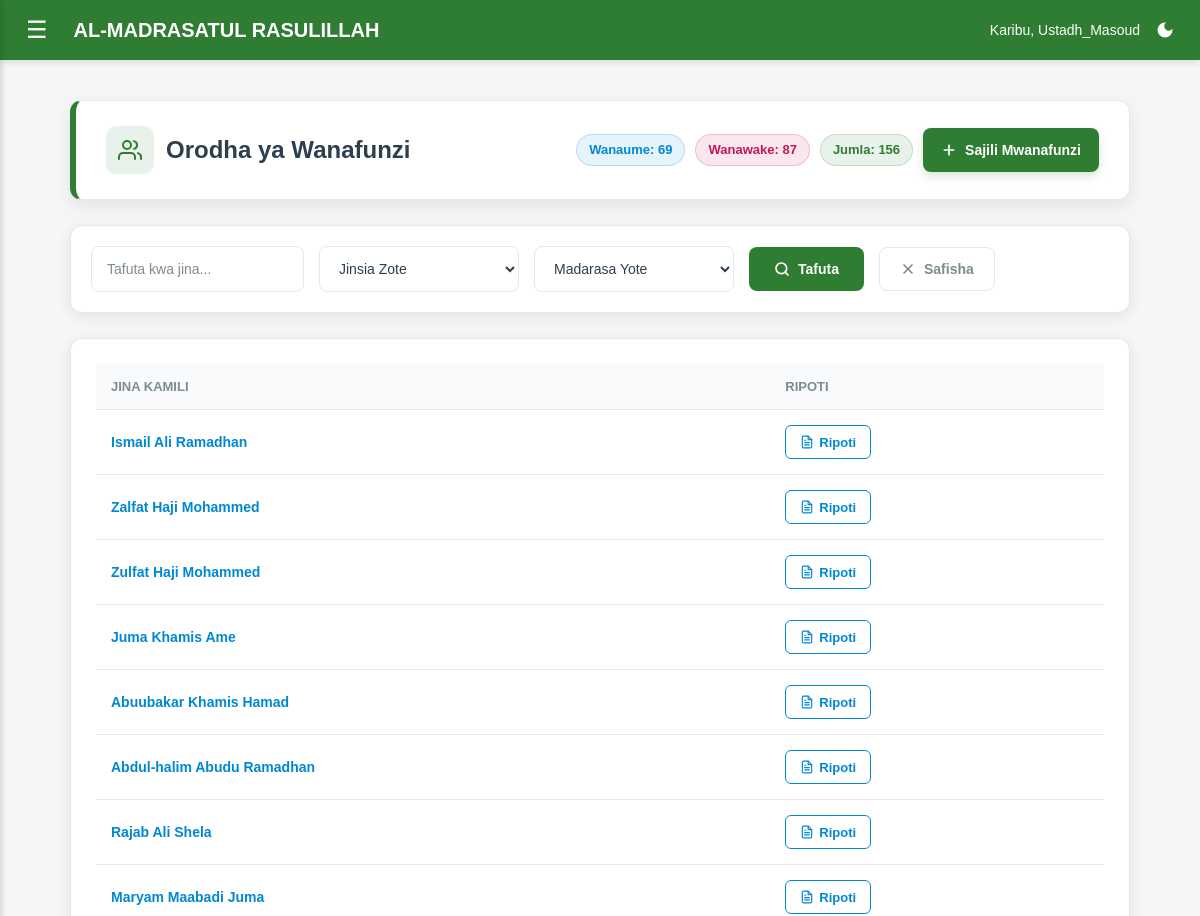
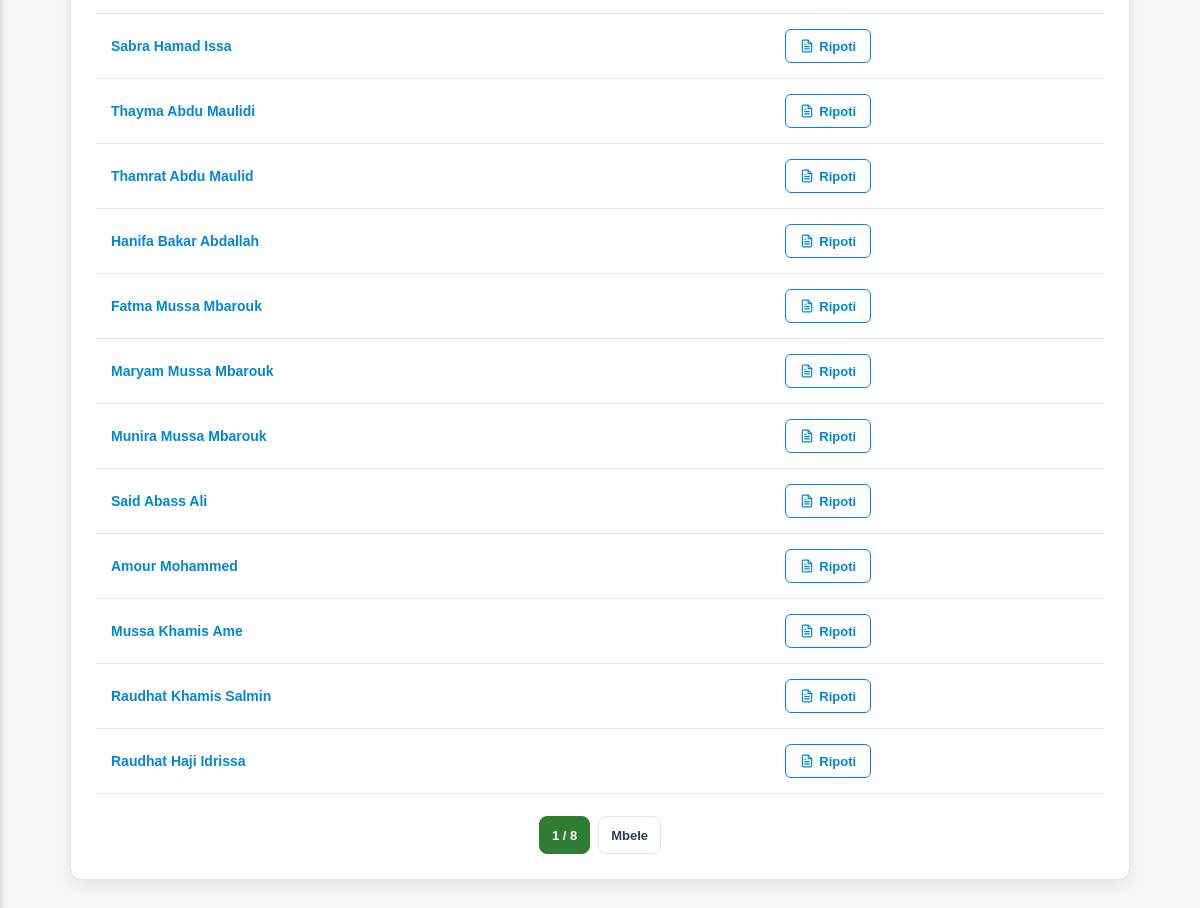
/madrasa/wanafunzi/ (signed in), run on the app's committed database (2 pictures, top to bottom).
### usimamizi/models.py (models this page shows, shortened)
class Mwanafunzi(models.Model):
    jina_kamili = models.CharField(
        max_length=100,
        unique=True,
        error_messages={
            'unique': "Mwanafunzi with this Jina already exists.",
        }
    )
    namba_ya_usajili = models.CharField(max_length=20, unique=True, blank=True)
    tarehe_ya_kuzaliwa = models.DateField(null=True, blank=True)
    mahala_anapoishi = models.CharField(max_length=100, null=True, blank=True)
    jina_la_mzazi = models.CharField(max_length=100, null=True, blank=True)
    namba_ya_simu_mzazi = models.CharField(max_length=15, null=True, blank=True)
    jinsia = models.CharField(max_length=2, choices=[('ME', 'Mwanamume (ME)'), ('KE', 'Mwanamke (KE)')], default='ME')
    darasa = models.ForeignKey(Darasa, on_delete=models.SET_NULL, null=True, blank=True)
    programu_ya_usiku = models.ForeignKey(Somo, on_delete=models.SET_NULL, null=True, blank=True, related_name='wanafunzi_usiku', help_text="Chagua kama anasoma usiku (Acha wazi kama hasomi usiku)")
    juzuu_aliyohifadhi = models.IntegerField(default=1)
    picha = models.ImageField(upload_to='picha_za_wanafunzi/', null=True, blank=True, validators=[validate_picha])
    tarehe_ya_kujiunga = models.DateField(auto_now_add=True)

### usimamizi/views.py (the view)
# urls.py: path('wanafunzi/', views.orodha_wanafunzi, name='orodha_wanafunzi'),
@login_required(login_url='ingia')
def orodha_wanafunzi(request):
    neno_la_kutafuta = request.GET.get('q', '')
    jinsia_filter = request.GET.get('jinsia', '')
    darasa_filter = request.GET.get('darasa', '')
    wanafunzi = Mwanafunzi.objects.all().order_by('-id')
    if neno_la_kutafuta:
        wanafunzi = wanafunzi.filter(Q(jina_kamili__icontains=neno_la_kutafuta) | Q(namba_ya_usajili__icontains=neno_la_kutafuta))
    if jinsia_filter:
        wanafunzi = wanafunzi.filter(jinsia=jinsia_filter)
    if darasa_filter:
        wanafunzi = wanafunzi.filter(darasa_id=darasa_filter)
    page_obj, pagination_query = paginate_items(request, wanafunzi, per_page=20)
    madarasa = Darasa.objects.all().order_by('jina')
    context = {
        'wanafunzi': page_obj,
        'page_obj': page_obj,
        'pagination_query': pagination_query,
        'madarasa': madarasa,
        'jumla': wanafunzi.count(),
        'wavulana': wanafunzi.filter(jinsia='ME').count(),
        'wasichana': wanafunzi.filter(jinsia='KE').count(),
        'neno_la_kutafuta': neno_la_kutafuta,
        'jinsia_filter': jinsia_filter,
        'darasa_filter': darasa_filter,
        'anaweza_sajili_mwanafunzi': user_has_app_permission(request.user, 'usimamizi.add_mwanafunzi'),
    }
    return render(request, 'usimamizi/orodha_wanafunzi.html', context)

### usimamizi/views.py (called while the page is built)
def paginate_items(request, items, per_page=20):
    paginator = Paginator(items, per_page)
    page_obj = paginator.get_page(request.GET.get('page'))
    query_params = request.GET.copy()
    query_params.pop('page', None)
    return page_obj, query_params.urlencode()

def user_has_app_permission(user, *permissions):
    if not user.is_authenticated:
        return False
    if user.is_superuser:
        return True
    if Mwalimu.objects.filter(user=user, cheo='Mwalimu Mkuu').exists():
        return True
    return any(user.has_perm(permission) for permission in permissions)

### usimamizi/templates/usimamizi/orodha_wanafunzi.html (shortened to what this page needs)
{% extends 'usimamizi/base.html' %}
{% load static %}
{% block extra_css %}
<link rel="stylesheet" href="{% static 'usimamizi/css/pages/orodha_wanafunzi.css' %}?v=20260706a">
{% endblock %}
{% block maudhui %}
<div class="page-shell orodha_wanafunzi-inline-1">
    <div class="app-card app-page-header app-card-accent-left-primary page-header">
        <div class="header-title">
            <div class="header-icon">
            </div>
            <h1>Orodha ya Wanafunzi</h1>
        </div>
        <div class="badge-group">
            <span class="app-badge app-badge-info stat-badge badge-male">Wanaume: {{ wavulana }}</span>
            <span class="app-badge app-badge-female stat-badge badge-female">Wanawake: {{ wasichana }}</span>
            <span class="app-badge app-badge-success stat-badge badge-total">Jumla: {{ jumla }}</span>
            {% if anaweza_sajili_mwanafunzi %}
                <a href="{% url 'sajili_mwanafunzi' %}" class="app-btn app-btn-primary btn-add-student">
                    <svg xmlns="http://www.w3.org/2000/svg" width="16" height="16" viewBox="0 0 24 24" fill="none" stroke="currentColor" stroke-width="2.5" stroke-linecap="round" stroke-linejoin="round">
                        <line x1="12" y1="5" x2="12" y2="19"></line>
                        <line x1="5" y1="12" x2="19" y2="12"></line>
                    </svg>
                    Sajili Mwanafunzi
                </a>
            {% endif %}
        </div>
    </div>
    <div class="app-card app-toolbar filter-card">
        <form method="GET" class="filter-form">
            <input type="text" name="q" value="{{ neno_la_kutafuta }}" placeholder="Tafuta kwa jina..." class="app-input custom-input">
            <select name="jinsia" class="app-select custom-select orodha_wanafunzi-inline-2">
                <option value="">Jinsia Zote</option>
            </select>
            <select name="darasa" class="app-select custom-select orodha_wanafunzi-inline-2">
                <option value="">Madarasa Yote</option>
            </select>
            <button type="submit" class="app-btn app-btn-primary btn-search">
                <svg xmlns="http://www.w3.org/2000/svg" width="16" height="16" viewBox="0 0 24 24" fill="none" stroke="currentColor" stroke-width="2.5" stroke-linecap="round" stroke-linejoin="round">
                    <circle cx="11" cy="11" r="8"></circle>
                    <line x1="21" y1="21" x2="16.65" y2="16.65"></line>
                </svg>
                Tafuta
            </button>
            <a href="{% url 'orodha_wanafunzi' %}" class="app-btn app-btn-outline btn-clear" title="Safisha Utafutaji">
                <svg xmlns="http://www.w3.org/2000/svg" width="16" height="16" viewBox="0 0 24 24" fill="none" stroke="currentColor" stroke-width="2.5" stroke-linecap="round" stroke-linejoin="round">
                    <line x1="18" y1="6" x2="6" y2="18"></line>
                    <line x1="6" y1="6" x2="18" y2="18"></line>
                </svg>
                Safisha
            </a>
        </form>
    </div>
    <div class="app-card table-card">
        <div class="app-table-wrap orodha_wanafunzi-inline-3">
            <table class="app-table data-table">
                <thead>
                    <tr>
                        <th>Jina Kamili</th>
                        <th class="orodha_wanafunzi-inline-4">Ripoti</th>
                    </tr>
                </thead>
                <tbody>
                    {% for mwanafunzi in wanafunzi %}
                    <tr>
                        <td class="orodha_wanafunzi-inline-5">
                            <a href="{% url 'mwanafunzi_profile' mwanafunzi.id %}" class="orodha_wanafunzi-inline-6">
                                {{ mwanafunzi.jina_kamili }}
                            </a>
                        </td>
                        <td class="orodha_wanafunzi-inline-4">
                            <a href="{% url 'ripoti_mwanafunzi' mwanafunzi.id 'Darasa' %}" class="app-btn app-btn-outline app-btn-sm btn-action-outline">
                                Ripoti
                            </a>
                        </td>
                    </tr>
                    {% empty %}
                    <tr>
                        <td colspan="2" class="orodha_wanafunzi-inline-7">
                            Hakuna mwanafunzi aliyepatikana kwa kigezo ulichotafuta.
                        </td>
                    </tr>
                    {% endfor %}
                </tbody>
            </table>
        </div>
        {% if page_obj.has_other_pages %}
        <div class="pagination">
            <span class="page-current">{{ page_obj.number }} / {{ page_obj.paginator.num_pages }}</span>
            {% if page_obj.has_next %}
                <a class="page-link" href="?{% if pagination_query %}{{ pagination_query }}&{% endif %}page={{ page_obj.next_page_number }}">Mbele</a>
            {% endif %}
        </div>
        {% endif %}
    </div>
</div>
{% endblock %}

### usimamizi/templates/usimamizi/base.html (shortened to what this page needs)
{% load static %}
<!DOCTYPE html>
<html lang="sw">
<head>
    <link rel="stylesheet" href="{% static 'usimamizi/css/base.css' %}?v=20260706a">
    {% block extra_css %}{% endblock %}
</head>
<body>
<div class="header">
    <button class="menu-btn" onclick="openNav()">☰</button>
    <h2>AL-MADRASATUL RASULILLAH</h2>
    <div class="user-actions">
        <span class="user-greeting">Karibu, {{ request.user.username }}</span>
        <button class="theme-switch" onclick="toggleTheme()" id="themeBtn" title="Badili Muonekano"></button>
    </div>
</div>
<div class="main-content" id="main">
    {% block maudhui %}{% endblock %}
</div>
</body>
</html>

### data on the page
Mwanafunzi: jina_kamili "Ismail Ali Ramadhan"
Mwanafunzi: jina_kamili "Zalfat Haji Mohammed"
Mwanafunzi: jina_kamili "Zulfat Haji Mohammed"
Mwanafunzi: jina_kamili "Juma Khamis Ame"
Mwanafunzi: jina_kamili "Abuubakar Khamis Hamad"
Mwanafunzi: jina_kamili "Abdul-halim Abudu Ramadhan"
Mwanafunzi: jina_kamili "Rajab Ali Shela"
Mwanafunzi: jina_kamili "Maryam Maabadi Juma"
Mwanafunzi: jina_kamili "Sabra Hamad Issa"
Mwanafunzi: jina_kamili "Thayma Abdu Maulidi"
Mwanafunzi: jina_kamili "Thamrat Abdu Maulid"
Mwanafunzi: jina_kamili "Hanifa Bakar Abdallah"
Mwanafunzi: jina_kamili "Fatma Mussa Mbarouk"
Mwanafunzi: jina_kamili "Maryam Mussa Mbarouk"
Mwanafunzi: jina_kamili "Munira Mussa Mbarouk"
Mwanafunzi: jina_kamili "Said Abass Ali"
Mwanafunzi: jina_kamili "Amour Mohammed"
Mwanafunzi: jina_kamili "Mussa Khamis Ame"
Mwanafunzi: jina_kamili "Raudhat Khamis Salmin"
Mwanafunzi: jina_kamili "Raudhat Haji Idrissa"

### other printed values
{{ request.user.username }} "Ustadh_Masoud"
{{ wavulana }} "69"
{{ wasichana }} "87"
{{ jumla }} "156"
{{ page_obj.number }} "1"
{{ page_obj.paginator.num_pages }} "8"
